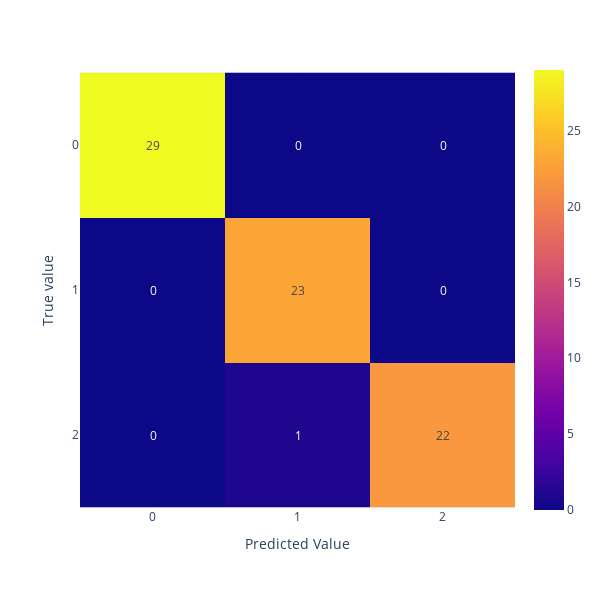

The cell this chart's notebook holds for it:
### Code cell
check.run(ds, clf)

### Figure 1 — Plotly figure (JSON) as saved in the notebook; plotly's stock layout.template omitted (floating-point values rounded to 4 significant figures)
{"data": [{"coloraxis": "coloraxis", "hovertemplate": "x: %{x}<br>y: %{y}<br>color: %{z}<extra></extra>", "name": "0", "texttemplate": "%{z}", "type": "heatmap", "x": [0, 1, 2], "xaxis": "x", "y": [0, 1, 2], "yaxis": "y", "z": [[29, 0, 0], [0, 23, 0], [0, 1, 22]]}], "layout": {"coloraxis": {"colorscale": [[0, "#0d0887"], [0.1111, "#46039f"], [0.2222, "#7201a8"], [0.3333, "#9c179e"], [0.4444, "#bd3786"], [0.5556, "#d8576b"], [0.6667, "#ed7953"], [0.7778, "#fb9f3a"], [0.8889, "#fdca26"], [1, "#f0f921"]]}, "height": 600, "margin": {"t": 60}, "width": 600, "xaxis": {"anchor": "y", "constrain": "domain", "domain": [0, 1], "scaleanchor": "y", "title": {"text": "Predicted Value"}, "type": "category"}, "yaxis": {"anchor": "x", "autorange": "reversed", "constrain": "domain", "domain": [0, 1], "title": {"text": "True value"}, "type": "category"}}}
